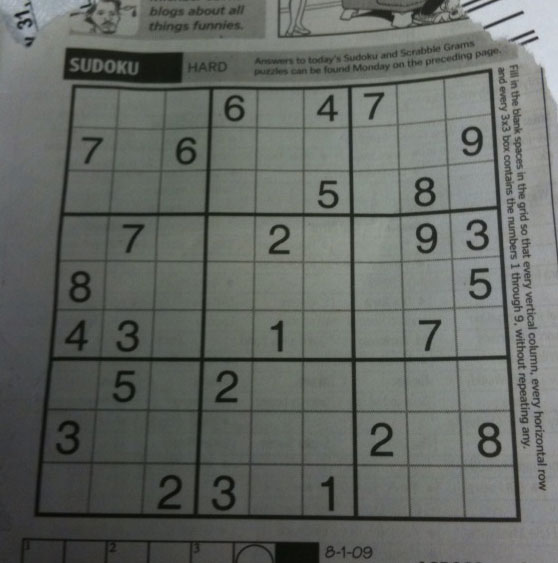
#> input picture opencv_tutorial/sudoku.png, 558 x 563 px
$ python Tut20_Hough_Line_Transform_IMP.py
#> lines starting #> are read from the running program, lines starting #| are printed output that depends on the picture; after the words box and inside, x2 and y2 are one past the last pixel; in counts of white or black regions, pixels touching at a corner belong together; long printed decimals are rounded
"""
28,29,30
Tutorial 28: Hough Line transform theory
Hough Transform is a popular technique to detect any shape, if you can represent that shape in a mathematical form. It can detect
the shape even if it is broken or distorted a little bit. Can be used to detect lanes on road. First use an edge detector(ex. canny) and then
represent it in mathematical form(slopes and intecepts).

Hough Transform basics: A line in the image space can be expressed with two variable. For example for cartesian sys yi=mxi+c for polar xcos(theta)+ysin(theta)=r
For lines in x-y space they can be represented in another way(m[slope]-c[intercept] space). A straight line in xy is represented as a single point in mc space(also known as Hough Space)
When we transform a single point inx-y space then it is a line in mc space with (xo=slope,yo=intercept) of the line in mc space.
So, points in a line in xy space can be represented in mc space with 4 lines interceting at 1 point which will give the slope and intercept of line in xy space.
We can employ same concept in polar coordinates with y= -cos(t)/sin(t)+rx/sin(t). The Hough space(theta-r space)r is y axis. Point in xy space are sinosid curves in theta-r space and intercetion gives x-y line properties
We use polar coordinate system instead of cartesian for hough transform because cartesian method can not represent vertical lines

Hough transform Algorithm:
1.Edge detection( example canny edge detector)
2.Mapping of edge points to the Hough space and storage in an accumulator
3.Interpretation of the accumulator to yield lines of infinite length. The interpretation is done by thresholding and possibly other constraints
4.Conversion of infinite to finite lines.

Two Hough line transforms:1. Standar Hough Transform(HoughLines method)
2.The Probabilistic Hough Line Transform(HoughLinesP method)


Tutorial 29: Hough line Transform using HoughLines method

"""
import cv2
import numpy as np

img=cv2.imread('sudoku.png')
#> img is the input picture: shape (563, 558, 3); mean B, G, R 99.5, 104.1, 100
gray=cv2.cvtColor(img,cv2.COLOR_BGR2GRAY)# Gray scale images are prefered for Canny edge detection
edges=cv2.Canny(gray,50,150,apertureSize=3)# threshold1=50, threshold2=150, apertureSize=3 for Sobel operator used by canny
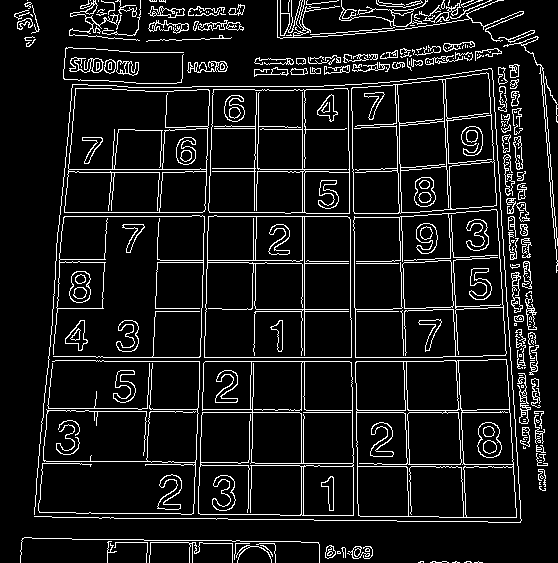
#> edges: shape (563, 558); 9.4% white in thin lines or dots
lines=cv2.HoughLines(edges,1,np.pi/180,200)
#> lines = 29 rows, first 8: [361, 1.57], [357, 1.57], [304, 0], [412, 1.57], [212, 0.0349], [216, 0.0349], [216, 1.57], [-349, 3.12]
#HoughLines(edge image,rho=distance resolution of accumulator in pixels,theta=angle resolution in radians,threshold) Threshold=>only those lines will be returned which have more votes then threshold
#lines has 2 elements((rho,theta)) because it is in polar coordinates
# there may be another element votes of the line making it: [[rho,theta],votes]
#Hough transform starts from (0,0) top left corner

for line in lines:
    rho,theta=line[0]
    print(line)
    a=np.cos(theta)
    b=np.sin(theta)
    #converting polar to cartesian
    x0=a*rho
    y0=b*rho
    #x1 stores the rounded off value of rcos(theta)-1000Sin(theta)
    x1=int(x0+1000*(-b))
    #y1 stores rounded off value of rsin(theta)+1000cos(theta)
    y1=int(y0+1000*(a))
    #x2 stores rounded off value of rcos(theta)+1000*sin(theta)
    x2=int(x0-1000*(-b))
    #y2 stores the rounded off value of rsin(theta)-1000*sin(theta)
    y2=int(y0-1000*(a))
    cv2.line(img,(x1,y1),(x2,y2),(0,0,255),2)
#> this loop made 29 passes
#> (rho, theta, a, b, x0, y0, x1, y1) on passes 1 to 12: (361, 1.57, -4.37e-08, 1, -1.58e-05, 361, -1000, 360), (357, 1.57, -4.37e-08, 1, -1.56e-05, 357, -1000, 356), (304, 0, 1, 0, 304, 0, 304, 1000), (412, 1.57, -4.37e-08, 1, -1.8e-05, 412, -1000, 411), (212, 0.0349, 0.999, 0.0349, 211.9, 7.4, 176, 1006), (216, 0.0349, 0.999, 0.0349, 215.9, 7.54, 180, 1006), (216, 1.57, -4.37e-08, 1, -9.44e-06, 216, -1000, 215), (-349, 3.12, -1, 0.0175, 348.9, -6.09, 331, -1005), (169, 1.57, -4.37e-08, 1, -7.39e-06, 169, -1000, 168), (257, 0.0175, 1, 0.0175, 257, 4.49, 239, 1004), (212, 1.57, -4.37e-08, 1, -9.27e-06, 212, -1000, 211), (-393, 3.11, -0.999, 0.0349, 392.8, -13.72, 357, -1013)
#| [[361.          1.571]]
#| [[357.          1.571]]
#| [[304.   0.]]
#| [[412.          1.571]]
#| [[2.1200000e+02 3.4906585e-02]]
#| [[2.1600000e+02 3.4906585e-02]]
#| [[216.          1.571]]
#| [[-349.           3.124]]
#> (further printed lines are left out)
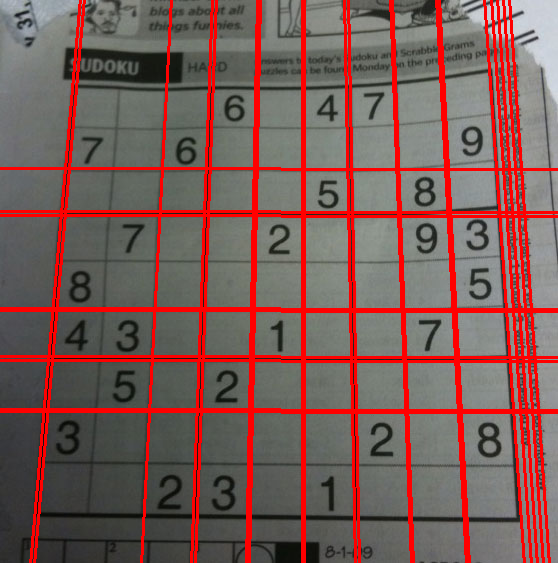
#> img: shape (563, 558, 3); 14.38% of pixels changed, all inside (x1, y1, x2, y2) = (0, 0, 558, 563)

#some lines are skipped in this method and are infinite long
cv2.imshow('Image Standard method',img)
cv2.imshow('Canny Edge',edges)

"""
Tutorial 30: Hough line transform using HoughLineP
optimised version of HoughLine method
"""

img=cv2.imread('sudoku.png')
gray=cv2.cvtColor(img,cv2.COLOR_BGR2GRAY)# Gray scale images are prefered for Canny edge detection
edges=cv2.Canny(gray,50,150,apertureSize=3)# threshold1=50, threshold2=150, apertureSize=3 for Sobel operator used by canny
lines=cv2.HoughLinesP(edges,1,np.pi/180,100,minLineLength=100,maxLineGap=10)# it does not take all the points but rather random optimum points required for line detection
#> lines = 72 rows, first 6: [175, 412, 543, 412], [96, 361, 443, 361], [196, 459, 203, 244], [96, 357, 442, 357], [450, 250, 464, 521], [304, 418, 304, 86]
#HoughLinesP(edge image,rho,theta,threshold,minLineLength,maxLineGap)
#minline length : line segments less then this will be rejected
#max line gap is max allowed gap between line segments to treat them as single line

for line in lines:
    x1,y1,x2,y2=line[0]#here we directly get coordinates of line segment
    cv2.line(img,(x1,y1),(x2,y2),(0,255,0),2)
#> this loop made 72 passes
#> (x1, y1, x2, y2) on passes 1 to 12: (175, 412, 543, 412), (96, 361, 443, 361), (196, 459, 203, 244), (96, 357, 442, 357), (450, 250, 464, 521), (304, 418, 304, 86), (252, 308, 254, 193), (59, 216, 354, 216), (351, 84, 354, 292), (60, 212, 305, 212), (199, 485, 207, 244), (401, 210, 411, 521)
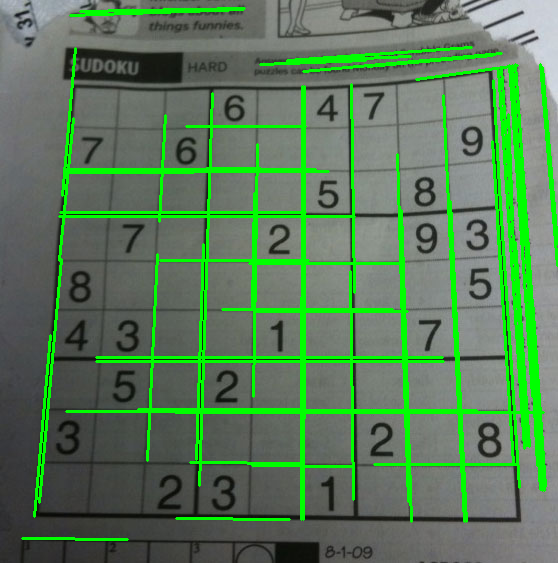
#> img: shape (563, 558, 3); 11.68% of pixels changed, all inside (x1, y1, x2, y2) = (21, 7, 558, 541)

cv2.imshow('image: HoughLineP',img)

cv2.waitKey(0)
cv2.destroyAllWindows()

$ run again, with opencv_tutorial/pic2.png copied over opencv_tutorial/sudoku.png
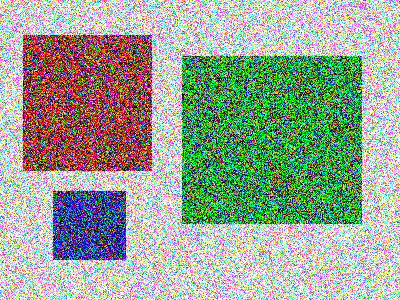
#> input picture opencv_tutorial/pic2.png, 400 x 300 px
#> img is the input picture: shape (300, 400, 3); mean B, G, R 150, 164.4, 153.8
#> `edges=cv2.Canny(gray,50,150,apertureSize=3)# threshold1=50, threshold2..`:
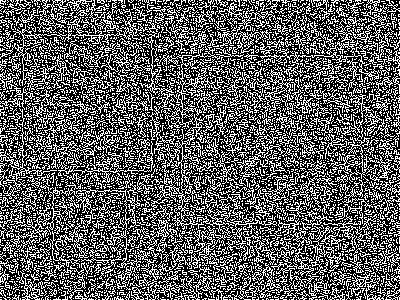
#> edges: shape (300, 400); 36.9% white in thin lines or dots
#> `lines=cv2.HoughLines(edges,1,np.pi/180,200)`: lines = 99 rows, first 8: [-49, 2.36], [252, 0.785], [279, 0.785], [286, 0.785], [260, 0.785], [272, 0.785], [245, 0.785], [-62, 2.36]
#> the loop `for line in lines:` made 99 passes
#> (rho, theta, a, b, x0, y0, x1, y1) on passes 1 to 8: (-49, 2.36, -0.707, 0.707, 34.65, -34.65, -672, -741), (252, 0.785, 0.707, 0.707, 178.2, 178.2, -528, 885), (279, 0.785, 0.707, 0.707, 197.3, 197.3, -509, 904), (286, 0.785, 0.707, 0.707, 202.2, 202.2, -504, 909), (260, 0.785, 0.707, 0.707, 183.8, 183.8, -523, 890), (272, 0.785, 0.707, 0.707, 192.3, 192.3, -514, 899), (245, 0.785, 0.707, 0.707, 173.2, 173.2, -533, 880), (-62, 2.36, -0.707, 0.707, 43.84, -43.84, -663, -750)
#> (printed output is left out)
#> `lines=cv2.HoughLinesP(edges,1,np.pi/180,100,minLineLength=100,maxLineG..`: lines = 219 rows, first 6: [220, 164, 383, 1], [48, 299, 343, 4], [88, 1, 386, 299], [106, 299, 396, 9], [16, 0, 315, 299], [110, 0, 399, 289]
#> the loop `for line in lines:` made 219 passes
#> line on passes 26 to 28: [[4, 298, 302, 0]], [[59, 0, 358, 299]], [[31, 298, 326, 3]]
#> after the loop `for line in lines:`:
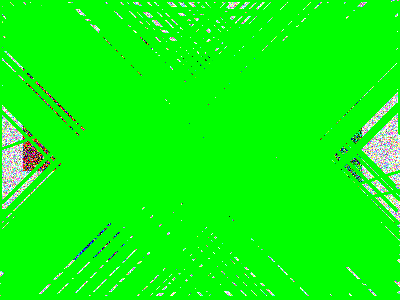
#> img: shape (300, 400, 3); mean B, G, R 11.8, 250.3, 12.2
